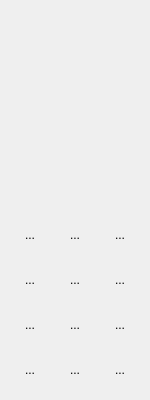
  <widget class="QDockWidget" name="dockWidget_palette">
   <property name="sizePolicy">
    <sizepolicy hsizetype="Expanding" vsizetype="Minimum">
     <horstretch>0</horstretch>
     <verstretch>0</verstretch>
    </sizepolicy>
   </property>
   <property name="minimumSize">
    <size>
     <width>150</width>
     <height>400</height>
    </size>
   </property>
   <property name="maximumSize">
    <size>
     <width>150</width>
     <height>400</height>
    </size>
   </property>
   <property name="layoutDirection">
    <enum>Qt::LeftToRight</enum>
   </property>
   <property name="styleSheet">
    <string notr="true"/>
   </property>
   <property name="floating">
    <bool>false</bool>
   </property>
   <property name="features">
    <set>QDockWidget::DockWidgetMovable</set>
   </property>
   <property name="allowedAreas">
    <set>Qt::BottomDockWidgetArea|Qt::LeftDockWidgetArea|Qt::RightDockWidgetArea</set>
   </property>
   <property name="windowTitle">
    <string/>
   </property>
   <attribute name="dockWidgetArea">
    <number>2</number>
   </attribute>
   <widget class="QWidget" name="dockWidgetContentsToolpalette">
    <property name="sizePolicy">
     <sizepolicy hsizetype="Minimum" vsizetype="Minimum">
      <horstretch>0</horstretch>
      <verstretch>0</verstretch>
     </sizepolicy>
    </property>
    <property name="minimumSize">
     <size>
      <width>0</width>
      <height>0</height>
     </size>
    </property>
    <property name="styleSheet">
     <string notr="true">QToolButton {
border: none;
}

QToolButton:hover {
	background: #ddd;
	border-radius:4px;
	border: 1px solid #eee;
}

QToolButton:checked {
	background: #ddd;
	border-radius:4px;
	border: 1px solid #c0c2c2;
}

</string>
    </property>
    <layout class="QVBoxLayout" name="verticalLayout" stretch="0">
     <property name="spacing">
      <number>0</number>
     </property>
     <property name="sizeConstraint">
      <enum>QLayout::SetDefaultConstraint</enum>
     </property>
     <property name="leftMargin">
      <number>0</number>
     </property>
     <property name="topMargin">
      <number>0</number>
     </property>
     <property name="rightMargin">
      <number>0</number>
     </property>
     <property name="bottomMargin">
      <number>0</number>
     </property>
     <item>
      <layout class="QGridLayout" name="toolsGridLayout" rowstretch="0,0,0,0,0,0" columnstretch="0,0,0">
       <property name="sizeConstraint">
        <enum>QLayout::SetDefaultConstraint</enum>
       </property>
       <property name="leftMargin">
        <number>10</number>
       </property>
       <property name="topMargin">
        <number>0</number>
       </property>
       <property name="rightMargin">
        <number>10</number>
       </property>
       <property name="bottomMargin">
        <number>0</number>
       </property>
       <property name="spacing">
        <number>5</number>
       </property>
       <item row="5" column="1">
        <widget class="QToolButton" name="toolButtonEraser">
         <property name="minimumSize">
          <size>
           <width>40</width>
           <height>40</height>
          </size>
         </property>
         <property name="toolTip">
          <string>Eraser Tool</string>
         </property>
         <property name="text">
          <string>...</string>
         </property>
         <property name="icon">
          <iconset resource="../Icons.qrc">
           <normaloff>:/toolpalette/assets/toolpalette_icons/Eraser.png</normaloff>:/toolpalette/assets/toolpalette_icons/Eraser.png</iconset>
         </property>
         <property name="iconSize">
          <size>
           <width>25</width>
           <height>25</height>
          </size>
         </property>
         <property name="checkable">
          <bool>true</bool>
         </property>
        </widget>
       </item>
       <item row="2" column="2">
        <widget class="QToolButton" name="toolButtonSprayCan">
         <property name="sizePolicy">
          <sizepolicy hsizetype="Fixed" vsizetype="Fixed">
           <horstretch>0</horstretch>
           <verstretch>0</verstretch>
          </sizepolicy>
         </property>
         <property name="minimumSize">
          <size>
           <width>40</width>
           <height>40</height>
          </size>
         </property>
         <property name="focusPolicy">
          <enum>Qt::NoFocus</enum>
         </property>
         <property name="toolTip">
          <string>Spray Can</string>
         </property>
         <property name="text">
          <string>...</string>
         </property>
         <property name="icon">
          <iconset resource="../Icons.qrc">
           <normaloff>:/toolpalette/assets/toolpalette_icons/Spraycan.png</normaloff>:/toolpalette/assets/toolpalette_icons/Spraycan.png</iconset>
         </property>
         <property name="iconSize">
          <size>
           <width>25</width>
           <height>25</height>
          </size>
         </property>
         <property name="checkable">
          <bool>true</bool>
         </property>
        </widget>
       </item>
       <item row="1" column="0">
        <widget class="QToolButton" name="toolButtonPointer">
         <property name="sizePolicy">
          <sizepolicy hsizetype="Fixed" vsizetype="Fixed">
           <horstretch>0</horstretch>
           <verstretch>0</verstretch>
          </sizepolicy>
         </property>
         <property name="minimumSize">
          <size>
           <width>40</width>
           <height>40</height>
          </size>
         </property>
         <property name="focusPolicy">
          <enum>Qt::NoFocus</enum>
         </property>
         <property name="toolTip">
          <string>Pointer Tool</string>
         </property>
         <property name="layoutDirection">
          <enum>Qt::LeftToRight</enum>
         </property>
         <property name="styleSheet">
          <string notr="true"/>
         </property>
         <property name="text">
          <string>...</string>
         </property>
         <property name="icon">
          <iconset resource="../Icons.qrc">
           <normaloff>:/toolpalette/assets/toolpalette_icons/Pointer.png</normaloff>:/toolpalette/assets/toolpalette_icons/Pointer.png</iconset>
         </property>
         <property name="iconSize">
          <size>
           <width>25</width>
           <height>25</height>
          </size>
         </property>
         <property name="checkable">
          <bool>true</bool>
         </property>
        </widget>
       </item>
       <item row="2" column="0">
        <widget class="QToolButton" name="toolButtonLine">
         <property name="sizePolicy">
          <sizepolicy hsizetype="Fixed" vsizetype="Fixed">
           <horstretch>0</horstretch>
           <verstretch>0</verstretch>
          </sizepolicy>
         </property>
         <property name="minimumSize">
          <size>
           <width>40</width>
           <height>40</height>
          </size>
         </property>
         <property name="focusPolicy">
          <enum>Qt::NoFocus</enum>
         </property>
         <property name="toolTip">
          <string>Line Tool</string>
         </property>
         <property name="text">
          <string>...</string>
         </property>
         <property name="icon">
          <iconset resource="../Icons.qrc">
           <normaloff>:/toolpalette/assets/toolpalette_icons/Line.png</normaloff>:/toolpalette/assets/toolpalette_icons/Line.png</iconset>
         </property>
         <property name="iconSize">
          <size>
           <width>25</width>
           <height>25</height>
          </size>
         </property>
         <property name="checkable">
          <bool>true</bool>
         </property>
        </widget>
       </item>
       <item row="1" column="2">
        <widget class="QToolButton" name="toolButtonWand">
         <property name="sizePolicy">
          <sizepolicy hsizetype="Fixed" vsizetype="Fixed">
           <horstretch>0</horstretch>
           <verstretch>0</verstretch>
          </sizepolicy>
         </property>
         <property name="minimumSize">
          <size>
           <width>40</width>
           <height>40</height>
          </size>
         </property>
         <property name="focusPolicy">
          <enum>Qt::NoFocus</enum>
         </property>
         <property name="toolTip">
          <string>Magic Wand</string>
         </property>
         <property name="text">
          <string>...</string>
         </property>
         <property name="icon">
          <iconset resource="../Icons.qrc">
           <normaloff>:/toolpalette/assets/toolpalette_icons/Wand.png</normaloff>:/toolpalette/assets/toolpalette_icons/Wand.png</iconset>
         </property>
         <property name="iconSize">
          <size>
           <width>25</width>
           <height>25</height>
          </size>
         </property>
         <property name="checkable">
          <bool>true</bool>
         </property>
        </widget>
       </item>
       <item row="4" column="0">
        <widget class="QToolButton" name="toolButtonPaintBrush">
         <property name="sizePolicy">
          <sizepolicy hsizetype="Fixed" vsizetype="Fixed">
           <horstretch>0</horstretch>
           <verstretch>0</verstretch>
          </sizepolicy>
         </property>
         <property name="minimumSize">
          <size>
           <width>40</width>
           <height>40</height>
          </size>
         </property>
         <property name="focusPolicy">
          <enum>Qt::NoFocus</enum>
         </property>
         <property name="toolTip">
          <string>Paint Brush</string>
         </property>
         <property name="text">
          <string>...</string>
         </property>
         <property name="icon">
          <iconset resource="../Icons.qrc">
           <normaloff>:/toolpalette/assets/toolpalette_icons/PaintBrush.png</normaloff>:/toolpalette/assets/toolpalette_icons/PaintBrush.png</iconset>
         </property>
         <property name="iconSize">
          <size>
           <width>25</width>
           <height>25</height>
          </size>
         </property>
         <property name="checkable">
          <bool>true</bool>
         </property>
        </widget>
       </item>
       <item row="4" column="1">
        <widget class="QToolButton" name="toolButtonPaintBrushAdv">
         <property name="sizePolicy">
          <sizepolicy hsizetype="Fixed" vsizetype="Fixed">
           <horstretch>0</horstretch>
           <verstretch>0</verstretch>
          </sizepolicy>
         </property>
         <property name="minimumSize">
          <size>
           <width>40</width>
           <height>40</height>
          </size>
         </property>
         <property name="focusPolicy">
          <enum>Qt::NoFocus</enum>
         </property>
         <property name="toolTip">
          <string>Advanced Paint Brush</string>
         </property>
         <property name="text">
          <string>...</string>
         </property>
         <property name="icon">
          <iconset resource="../Icons.qrc">
           <normaloff>:/toolpalette/assets/toolpalette_icons/PaintBrush-Plus.png</normaloff>:/toolpalette/assets/toolpalette_icons/PaintBrush-Plus.png</iconset>
         </property>
         <property name="iconSize">
          <size>
           <width>25</width>
           <height>25</height>
          </size>
         </property>
         <property name="checkable">
          <bool>true</bool>
         </property>
        </widget>
       </item>
       <item row="5" column="0">
        <widget class="QToolButton" name="toolButtonBlur">
         <property name="sizePolicy">
          <sizepolicy hsizetype="Fixed" vsizetype="Fixed">
           <horstretch>0</horstretch>
           <verstretch>0</verstretch>
          </sizepolicy>
         </property>
         <property name="minimumSize">
          <size>
           <width>40</width>
           <height>40</height>
          </size>
         </property>
         <property name="focusPolicy">
          <enum>Qt::NoFocus</enum>
         </property>
         <property name="toolTip">
          <string>Blur Tool</string>
         </property>
         <property name="text">
          <string>...</string>
         </property>
         <property name="icon">
          <iconset resource="../Icons.qrc">
           <normaloff>:/toolpalette/assets/toolpalette_icons/Blur.png</normaloff>:/toolpalette/assets/toolpalette_icons/Blur.png</iconset>
         </property>
         <property name="iconSize">
          <size>
           <width>25</width>
           <height>25</height>
          </size>
         </property>
         <property name="checkable">
          <bool>true</bool>
         </property>
        </widget>
       </item>
       <item row="5" column="2">
        <widget class="QToolButton" name="toolButtonSmudge">
         <property name="minimumSize">
          <size>
           <width>40</width>
           <height>40</height>
          </size>
         </property>
         <property name="toolTip">
          <string>Smudge Tool</string>
         </property>
         <property name="text">
          <string>...</string>
         </property>
         <property name="icon">
          <iconset resource="../Icons.qrc">
           <normaloff>:/toolpalette/assets/toolpalette_icons/Smudge.png</normaloff>:/toolpalette/assets/toolpalette_icons/Smudge.png</iconset>
         </property>
         <property name="iconSize">
          <size>
           <width>25</width>
           <height>25</height>
          </size>
         </property>
         <property name="checkable">
          <bool>true</bool>
         </property>
        </widget>
       </item>
       <item row="4" column="2">
        <widget class="QToolButton" name="toolButtonStamp">
         <property name="sizePolicy">
          <sizepolicy hsizetype="Fixed" vsizetype="Fixed">
           <horstretch>0</horstretch>
           <verstretch>0</verstretch>
          </sizepolicy>
         </property>
         <property name="minimumSize">
          <size>
           <width>40</width>
           <height>40</height>
          </size>
         </property>
         <property name="focusPolicy">
          <enum>Qt::NoFocus</enum>
         </property>
         <property name="toolTip">
          <string>Clone Stamp</string>
         </property>
         <property name="text">
          <string>...</string>
         </property>
         <property name="icon">
          <iconset resource="../Icons.qrc">
           <normaloff>:/toolpalette/assets/toolpalette_icons/Stamp.png</normaloff>:/toolpalette/assets/toolpalette_icons/Stamp.png</iconset>
         </property>
         <property name="iconSize">
          <size>
           <width>25</width>
           <height>25</height>
          </size>
         </property>
         <property name="checkable">
          <bool>true</bool>
         </property>
        </widget>
       </item>
       <item row="2" column="1">
        <widget class="QToolButton" name="toolButtonPaintBucket">
         <property name="sizePolicy">
          <sizepolicy hsizetype="Fixed" vsizetype="Fixed">
           <horstretch>0</horstretch>
           <verstretch>0</verstretch>
          </sizepolicy>
         </property>
         <property name="minimumSize">
          <size>
           <width>40</width>
           <height>40</height>
          </size>
         </property>
         <property name="focusPolicy">
          <enum>Qt::NoFocus</enum>
         </property>
         <property name="toolTip">
          <string>Paint Bucket</string>
         </property>
         <property name="text">
          <string>...</string>
         </property>
         <property name="icon">
          <iconset resource="../Icons.qrc">
           <normaloff>:/toolpalette/assets/toolpalette_icons/Bucket.png</normaloff>:/toolpalette/assets/toolpalette_icons/Bucket.png</iconset>
         </property>
         <property name="iconSize">
          <size>
           <width>25</width>
           <height>25</height>
          </size>
         </property>
         <property name="checkable">
          <bool>true</bool>
         </property>
        </widget>
       </item>
       <item row="1" column="1">
        <widget class="QToolButton" name="toolButtonDropper">
         <property name="sizePolicy">
          <sizepolicy hsizetype="Fixed" vsizetype="Fixed">
           <horstretch>0</horstretch>
           <verstretch>0</verstretch>
          </sizepolicy>
         </property>
         <property name="minimumSize">
          <size>
           <width>40</width>
           <height>40</height>
          </size>
         </property>
         <property name="focusPolicy">
          <enum>Qt::NoFocus</enum>
         </property>
         <property name="toolTip">
          <string>Colour Picker</string>
         </property>
         <property name="text">
          <string>...</string>
         </property>
         <property name="icon">
          <iconset resource="../Icons.qrc">
           <normaloff>:/toolpalette/assets/toolpalette_icons/ColourPicker.png</normaloff>:/toolpalette/assets/toolpalette_icons/ColourPicker.png</iconset>
         </property>
         <property name="iconSize">
          <size>
           <width>25</width>
           <height>25</height>
          </size>
         </property>
         <property name="checkable">
          <bool>true</bool>
         </property>
        </widget>
       </item>
       <item row="0" column="0" colspan="3">
        <widget class="ColorBoxWidget" name="colorBoxWidget" native="true">
         <property name="enabled">
          <bool>true</bool>
         </property>
         <property name="sizePolicy">
          <sizepolicy hsizetype="Preferred" vsizetype="Preferred">
           <horstretch>0</horstretch>
           <verstretch>0</verstretch>
          </sizepolicy>
         </property>
         <property name="minimumSize">
          <size>
           <width>150</width>
           <height>200</height>
          </size>
         </property>
         <property name="maximumSize">
          <size>
           <width>200</width>
           <height>200</height>
          </size>
         </property>
         <property name="cursor">
          <cursorShape>ArrowCursor</cursorShape>
         </property>
        </widget>
       </item>
      </layout>
     </item>
    </layout>
   </widget>
  </widget>
